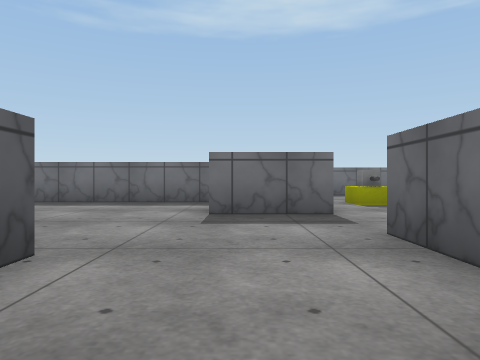
[1] (above)

24 first-person views from a walk through a Unity game level. The camera is 0.55 m above the floor, looks level and sees 70° across. The floor is counted in squares, 1 m on a side. Each view is taken from the middle of a square. On the plan, view 1 faces up. The plan holds only what a view shows up to about 9 squares ahead; the rest is blank. The place goes on beyond the plan. Surface patterns are stand-ins for the level's own textures.

[2]
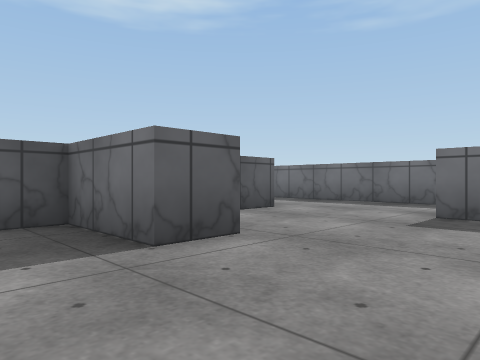

[3]
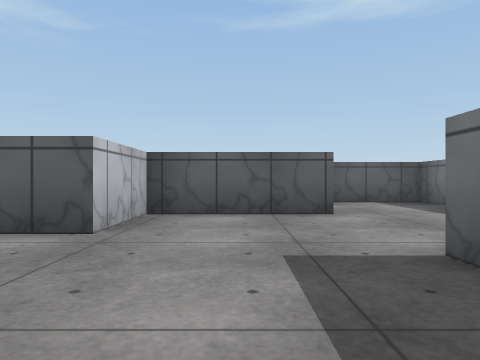

[4]
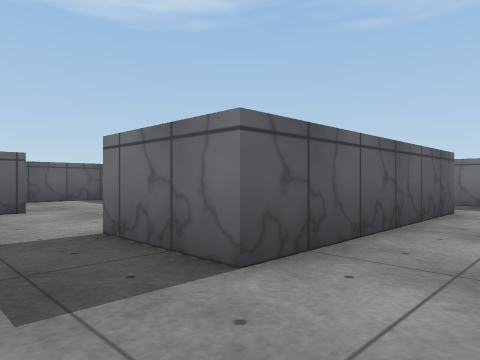

[5]
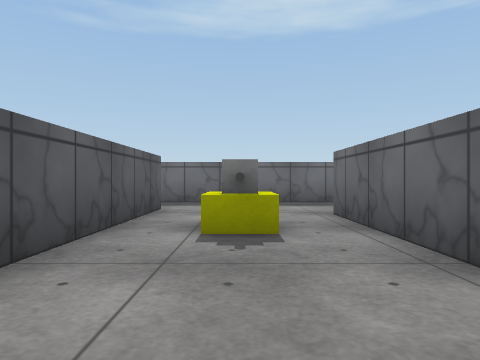

[6]
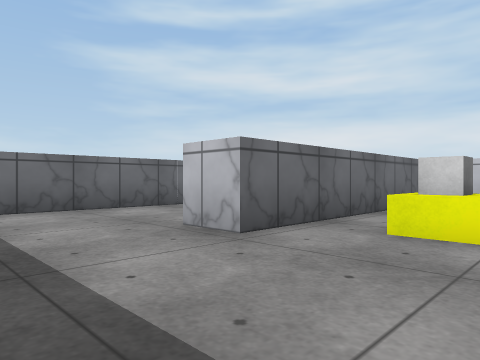

[7]
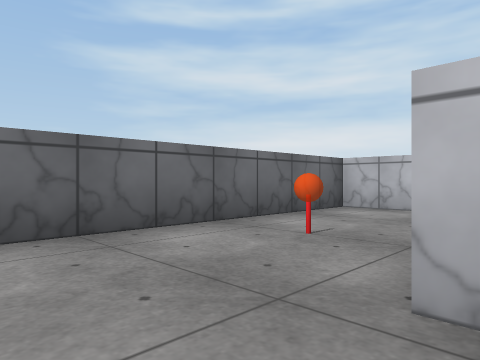

[8]
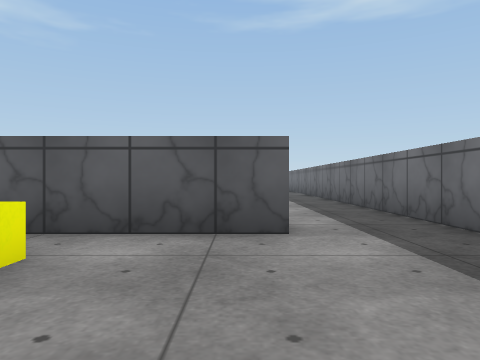

[9]
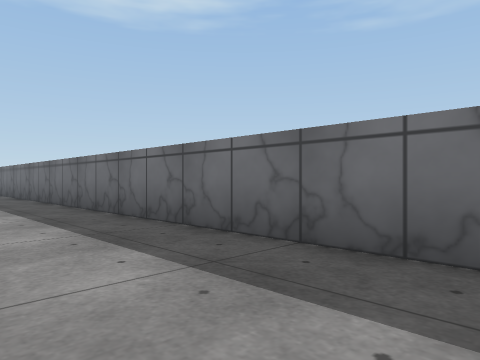

[10]
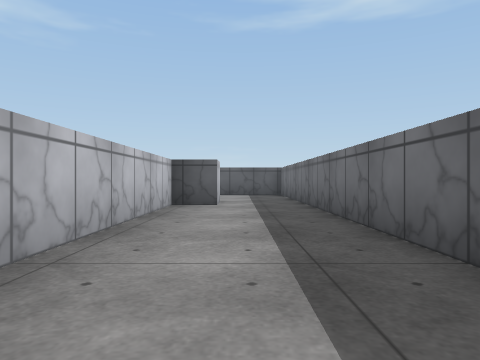

[11]
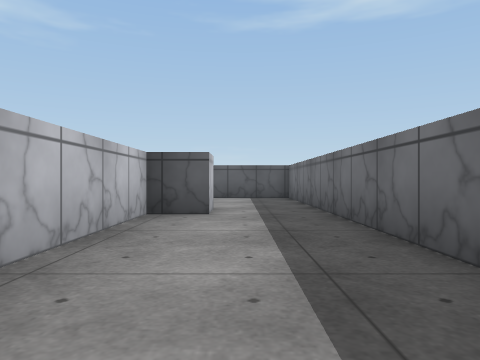

[12]
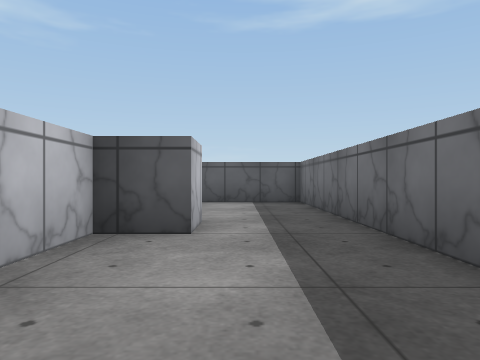

[13]
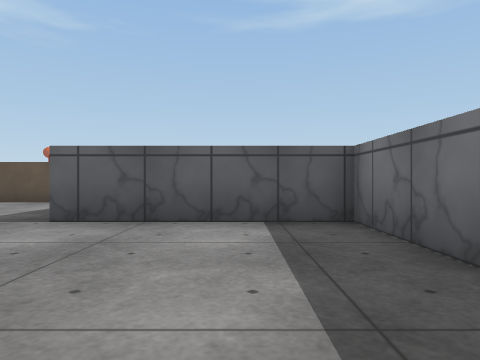

[14]
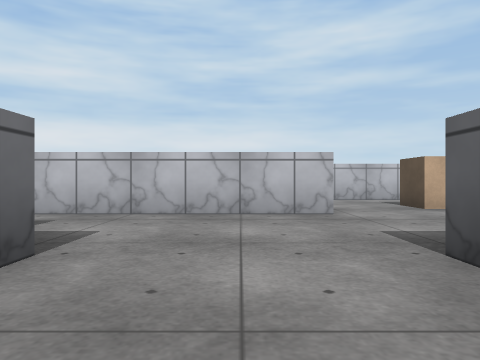

[15]
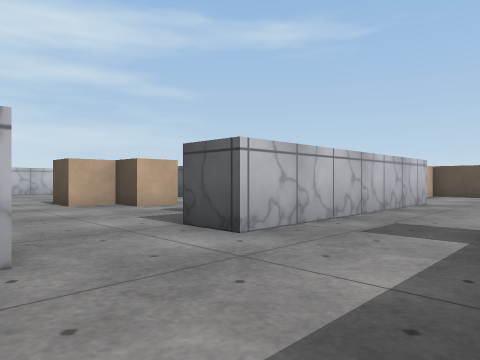

[16]
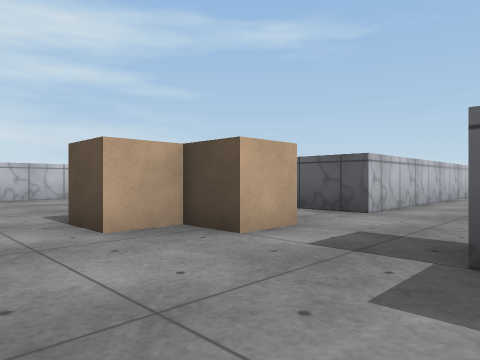

[17]
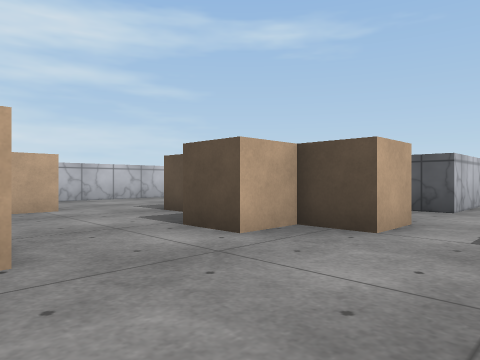

[18]
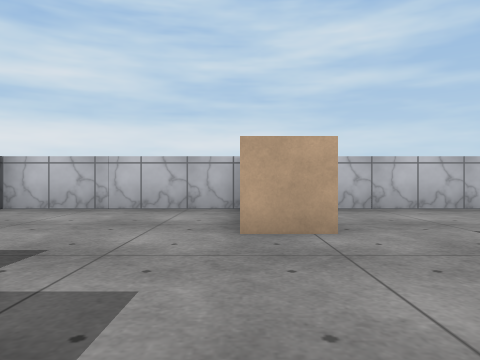

[19]
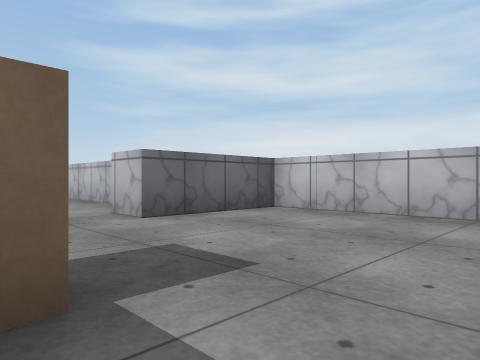

[20]
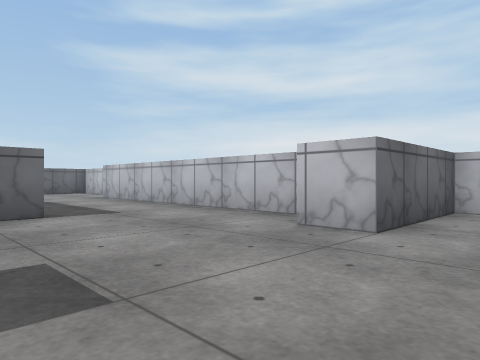

[21]
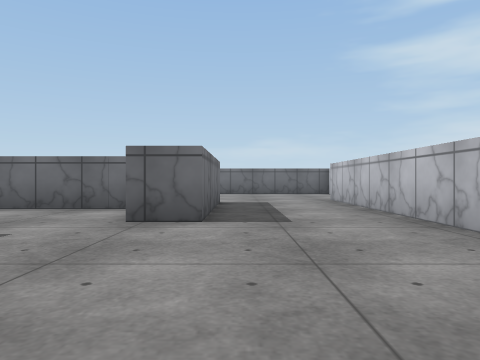

[22]
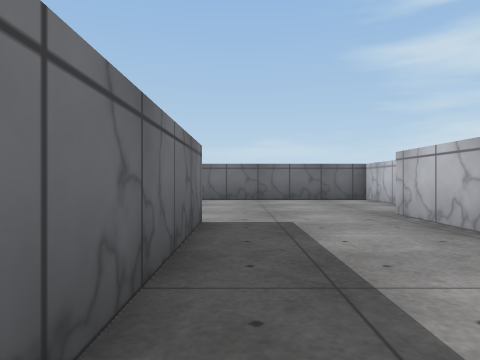

[23]
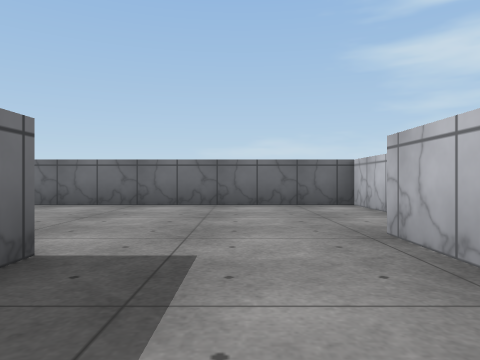

[24]
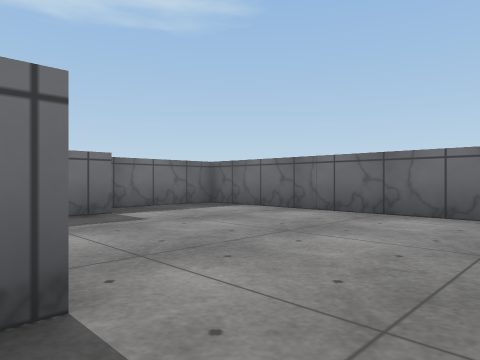

### Floor plan
Ten units are one square. View 1 is at (0, 0); x grows to the right and y downward. Boxes are objects, and circles mark ways between rooms. Rooms are numbered by the first view taken in them; rooms with no view inside come last. Other rooms are left out.
<svg viewBox="-220 -130 310 200">
<path fill="none" stroke="#000" d="M-35 -56 -35 -25 -15 -25 -15 -15M15 -55 -5 -55M-8 -85 -65 -85 -65 -61M15 -1 15 -35M15 -106 15 -55M54 -125 -125 -125M45 -40 45 -95 55 -95M71 -45 85 -45 85 -109M-125 -105 -115 -105 -115 -95 -61 -95M-90 65 -45 65 -45 35 -35 35M-136 65 -108 65M-166 -55 -105 -55 -105 -45M-192 -15 -145 -15 -145 0M-29 45 45 45M-15 -15 -35 -15 -35 -8M-125 -125 -165 -125 -165 -85M35 15 -5 15 -5 5M55 -25 48 -25M66 55 85 55 85 -35 59 -35"/>
<rect x="25" y="-85" width="10" height="10" fill="#bbb"><title>other object</title></rect>
<rect x="65" y="-85" width="10" height="10" fill="#bbb"><title>other object</title></rect>
<rect x="-215" y="-55" width="30" height="20" fill="#bbb"><title>other object</title></rect>
<rect x="-125" y="15" width="10" height="10" fill="#bbb"><title>other object</title></rect>
<rect x="-125" y="-15" width="20" height="20" fill="#bbb"><title>other object</title></rect>
<rect x="-105" y="35" width="20" height="10" fill="#bbb"><title>other object</title></rect>
<rect x="-85" y="-15" width="20" height="30" fill="#bbb"><title>other object</title></rect>
<circle cx="10" cy="-45" r="3" fill="#2a7"/>
<circle cx="-15" cy="-5" r="3" fill="#2a7"/>
<circle cx="-130" cy="-115" r="3" fill="#2a7"/>
<text x="-20" y="-50">1</text>
<text x="0" y="-100">2</text>
<text x="-110" y="0">3</text>
</svg>
Room 1 opens to room 2. Room 1 opens to room 3. Room 2 opens to room 3.

Where each view was taken, in squares from view 1:
view 1: 0 up, 0 right, facing up
view 2: 0 up, 1 right, facing up-left
view 3: 4 up, 2 right, facing left
view 4: 4 up, 3 right, facing up-left
view 5: 4 up, 3 right, facing up
view 6: 12 up, 2 right, facing down-right
view 7: 11 up, 5 right, facing down-right
view 8: 10 up, 5 right, facing left
view 9: 10 up, 1 left, facing up-left
view 10: 11 up, 4 left, facing left
view 11: 11 up, 6 left, facing left
view 12: 11 up, 8 left, facing left
view 13: 11 up, 12 left, facing left
view 14: 11 up, 15 left, facing down
view 15: 8 up, 8 left, facing down-left
view 16: 4 up, 9 left, facing down-left
view 17: 3 up, 8 left, facing down-left
view 18: 0 up, 9 left, facing down
view 19: 1 down, 9 left, facing down-right
view 20: 0 up, 6 left, facing down-right
view 21: 2 down, 5 left, facing right
view 22: 2 down, 1 left, facing right
view 23: 3 down, 1 right, facing right
view 24: 3 down, 3 right, facing up-right
